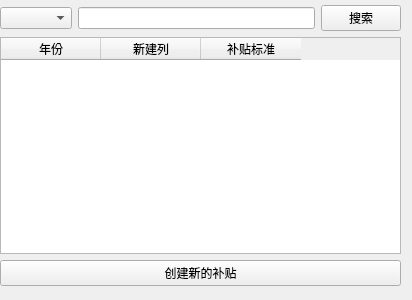
<?xml version="1.0" encoding="UTF-8"?>
<ui version="4.0">
 <class>subsidy_manage_ui</class>
 <widget class="QWidget" name="subsidy_manage_ui">
  <property name="geometry">
   <rect>
    <x>0</x>
    <y>0</y>
    <width>412</width>
    <height>300</height>
   </rect>
  </property>
  <property name="windowTitle">
   <string>Form</string>
  </property>
  <widget class="QWidget" name="">
   <property name="geometry">
    <rect>
     <x>0</x>
     <y>5</y>
     <width>401</width>
     <height>281</height>
    </rect>
   </property>
   <layout class="QVBoxLayout" name="verticalLayout">
    <item>
     <layout class="QHBoxLayout" name="horizontalLayout">
      <item>
       <widget class="ComboBox" name="comboBox"/>
      </item>
      <item>
       <widget class="LineEdit" name="lineEdit"/>
      </item>
      <item>
       <widget class="PushButton" name="pushButton_2">
        <property name="text">
         <string>搜索</string>
        </property>
       </widget>
      </item>
     </layout>
    </item>
    <item>
     <widget class="TableWidget" name="tableWidget">
      <column>
       <property name="text">
        <string>年份</string>
       </property>
      </column>
      <column>
       <property name="text">
        <string>新建列</string>
       </property>
      </column>
      <column>
       <property name="text">
        <string>补贴标准</string>
       </property>
      </column>
     </widget>
    </item>
    <item>
     <widget class="PushButton" name="pushButton">
      <property name="text">
       <string>创建新的补贴</string>
      </property>
     </widget>
    </item>
   </layout>
  </widget>
 </widget>
 <customwidgets>
  <customwidget>
   <class>ComboBox</class>
   <extends>QComboBox</extends>
   <header>qfluentwidgets</header>
  </customwidget>
  <customwidget>
   <class>LineEdit</class>
   <extends>QLineEdit</extends>
   <header>qfluentwidgets</header>
  </customwidget>
  <customwidget>
   <class>PushButton</class>
   <extends>QPushButton</extends>
   <header>qfluentwidgets</header>
  </customwidget>
  <customwidget>
   <class>TableWidget</class>
   <extends>QTableWidget</extends>
   <header>qfluentwidgets</header>
  </customwidget>
 </customwidgets>
 <resources/>
 <connections/>
</ui>
